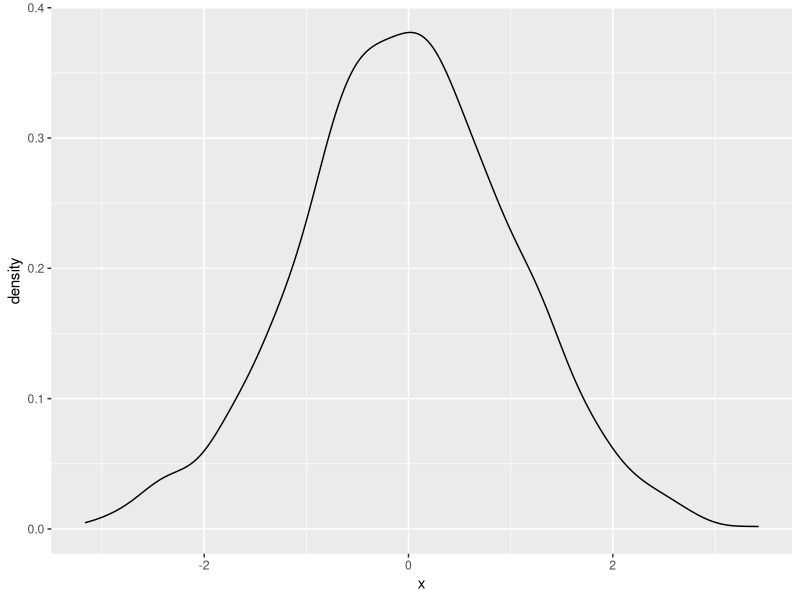
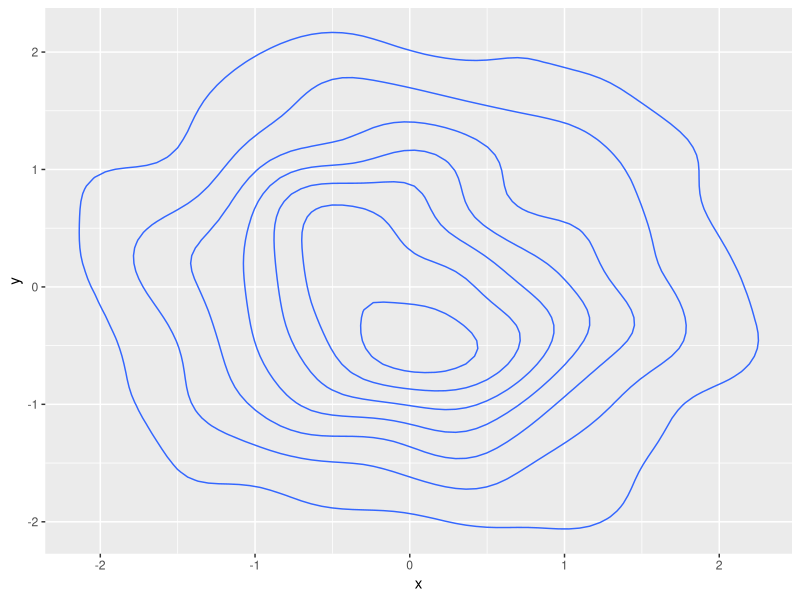
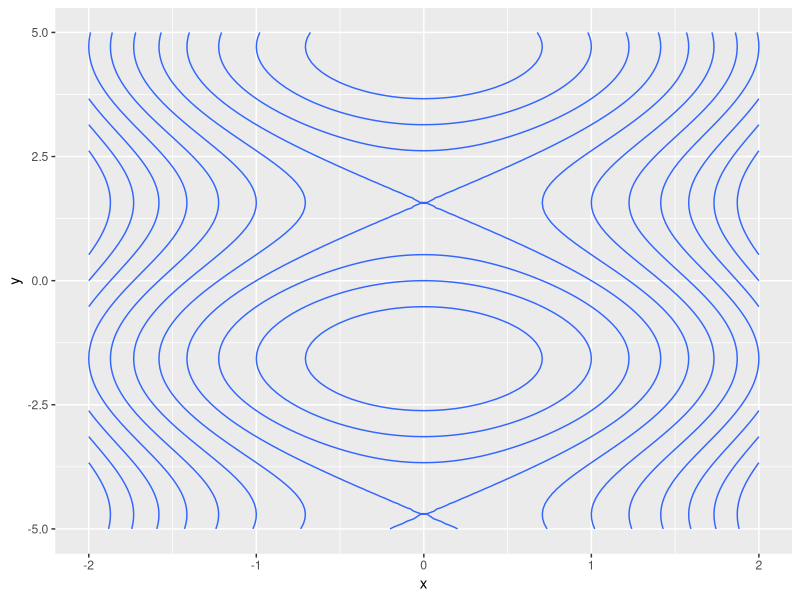
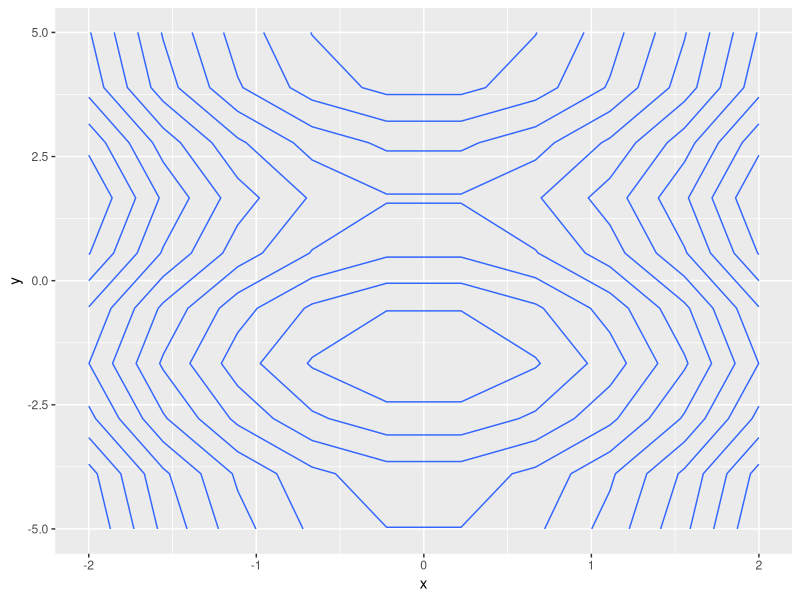
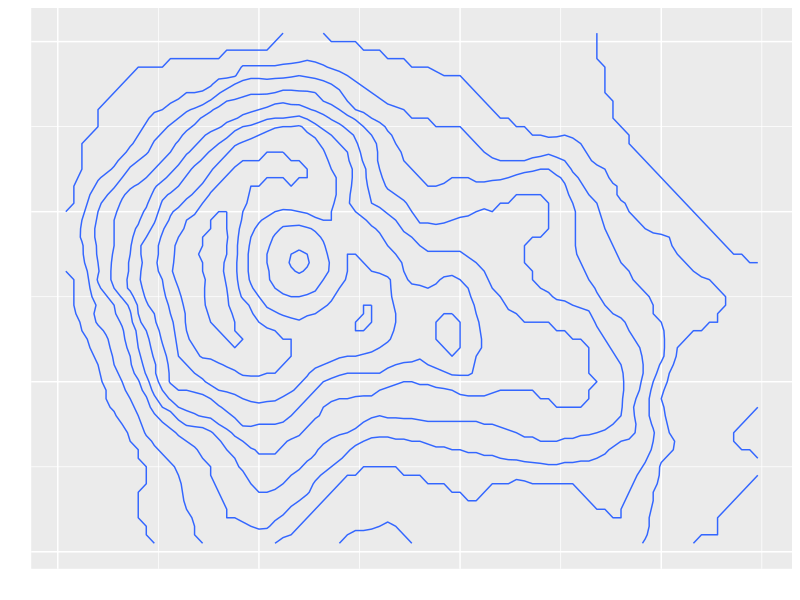
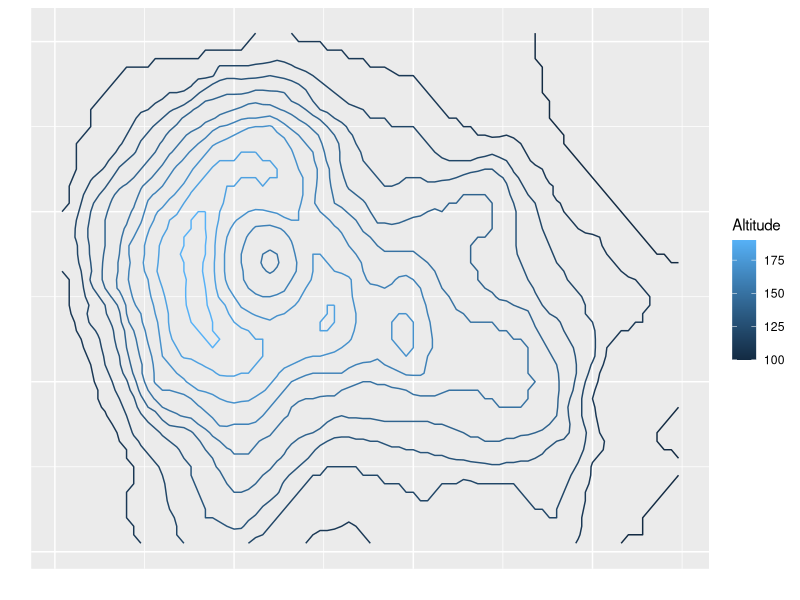
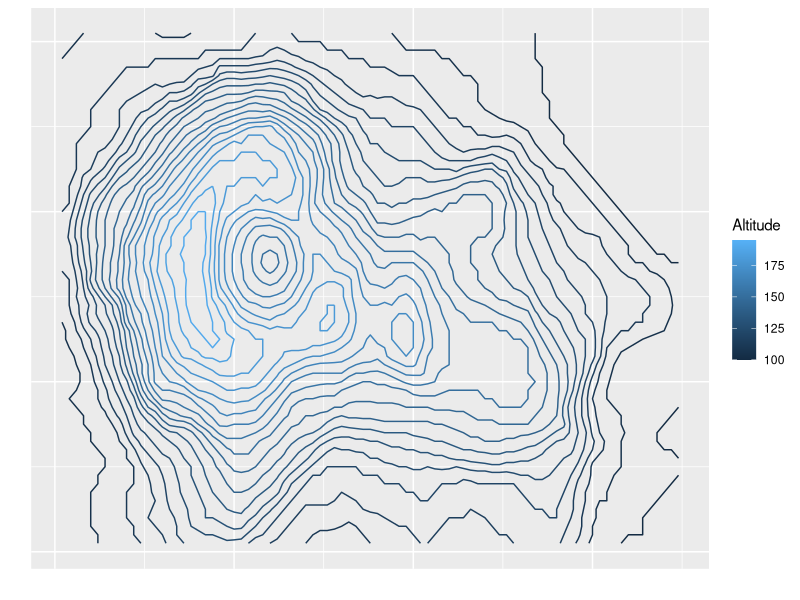

The R source for these figures, in order:
## ---- chunk 1
knitr::opts_chunk$set(echo = TRUE, fig.width=4, fig.height=3, fig.align="center")
## ---- chunk 2
library(ggplot2)
set.seed(373)
x <- rnorm(1000)
ggplot(data.frame(x=x), aes(x)) + 
    geom_density()
## ---- chunk 3
y <- rnorm(1000)
ggplot(data.frame(x=x, y=y), aes(x, y)) + 
    geom_density2d()
## ---- chunk 4
f <- function(x) x[1]^2 + sin(x[2])
x <- seq(-2, 2, length.out=100)
y <- seq(-5, 5, length.out=100)
dat <- expand.grid(x=x, y=y)  # Data frame of 100*100=10000 points.
dat$z <- apply(dat, 1, f)
ggplot(dat, aes(x, y)) +
    geom_contour(aes(z=z))
## ---- chunk 5
f <- function(x) x[1]^2 + sin(x[2])
x <- seq(-2, 2, length.out=10)
y <- seq(-5, 5, length.out=10)
dat <- expand.grid(x=x, y=y) # Data frame of 10*10=100 points.
dat$z <- apply(dat, 1, f)
ggplot(dat, aes(x, y)) +
    geom_contour(aes(z=z))
## ---- chunk 6
data(volcano)
z <- 2 * volcano        # Exaggerate the relief
x <- 10 * (1:nrow(z))   # 10 meter spacing (S to N)
y <- 10 * (1:ncol(z))   # 10 meter spacing (E to W)
zlim <- range(y)
zlen <- zlim[2] - zlim[1] + 1
colorlut <- terrain.colors(zlen) # height color lookup table
col <- colorlut[ z - zlim[1] + 1 ] # assign colors to heights for each point
# open3d()
# surface3d(x, y, z, color = col, back = "lines")
## ---- chunk 7
dat <- expand.grid(x=x, y=y)
dat$z <- as.vector(z)/2   # "De-exaggerate" the relief
ggplot(dat, aes(x, y)) +
    geom_contour(aes(z=z)) +
    xlab("") + ylab("") +
    theme(axis.text=element_blank(),
          axis.ticks=element_blank())
## ---- chunk 8
dat <- expand.grid(x=x, y=y)
dat$z <- as.vector(z)/2   # "De-exaggerate" the relief
ggplot(dat, aes(x, y)) +
    geom_contour(aes(z=z, colour=..level..)) +
    xlab("") + ylab("") +
    theme(axis.text=element_blank(),
          axis.ticks=element_blank()) +
    scale_color_continuous("Altitude")
## ---- chunk 9
dat <- expand.grid(x=x, y=y)
dat$z <- as.vector(z)/2   # "De-exaggerate" the relief
ggplot(dat, aes(x, y)) +
    geom_contour(aes(z=z, colour=..level..),
                 breaks=seq(100, 200, by=5)) +
    xlab("") + ylab("") +
    theme(axis.text=element_blank(),
          axis.ticks=element_blank()) +
    scale_color_continuous("Altitude")
